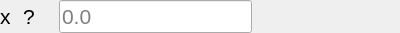
<?xml version="1.0" encoding="UTF-8"?>
<ui version="4.0">
 <class>Form</class>
 <widget class="QWidget" name="Form">
  <property name="geometry">
   <rect>
    <x>0</x>
    <y>0</y>
    <width>400</width>
    <height>31</height>
   </rect>
  </property>
  <property name="windowTitle">
   <string>Form</string>
  </property>
  <layout class="QHBoxLayout" name="horizontalLayout">
   <property name="leftMargin">
    <number>0</number>
   </property>
   <property name="topMargin">
    <number>0</number>
   </property>
   <property name="rightMargin">
    <number>0</number>
   </property>
   <property name="bottomMargin">
    <number>0</number>
   </property>
   <item>
    <widget class="QLabel" name="x_label">
     <property name="font">
      <font>
       <pointsize>16</pointsize>
      </font>
     </property>
     <property name="text">
      <string>x </string>
     </property>
    </widget>
   </item>
   <item>
    <widget class="QLabel" name="comp_symbol_label">
     <property name="font">
      <font>
       <pointsize>16</pointsize>
      </font>
     </property>
     <property name="text">
      <string>?</string>
     </property>
    </widget>
   </item>
   <item>
    <widget class="QLabel" name="empty_label">
     <property name="font">
      <font>
       <pointsize>16</pointsize>
      </font>
     </property>
     <property name="text">
      <string/>
     </property>
    </widget>
   </item>
   <item>
    <widget class="QLineEdit" name="value_edit">
     <property name="font">
      <font>
       <pointsize>16</pointsize>
      </font>
     </property>
     <property name="text">
      <string/>
     </property>
     <property name="placeholderText">
      <string>0.0</string>
     </property>
    </widget>
   </item>
   <item>
    <spacer name="horizontalSpacer">
     <property name="orientation">
      <enum>Qt::Horizontal</enum>
     </property>
     <property name="sizeHint" stdset="0">
      <size>
       <width>40</width>
       <height>20</height>
      </size>
     </property>
    </spacer>
   </item>
  </layout>
 </widget>
 <resources/>
 <connections/>
</ui>
